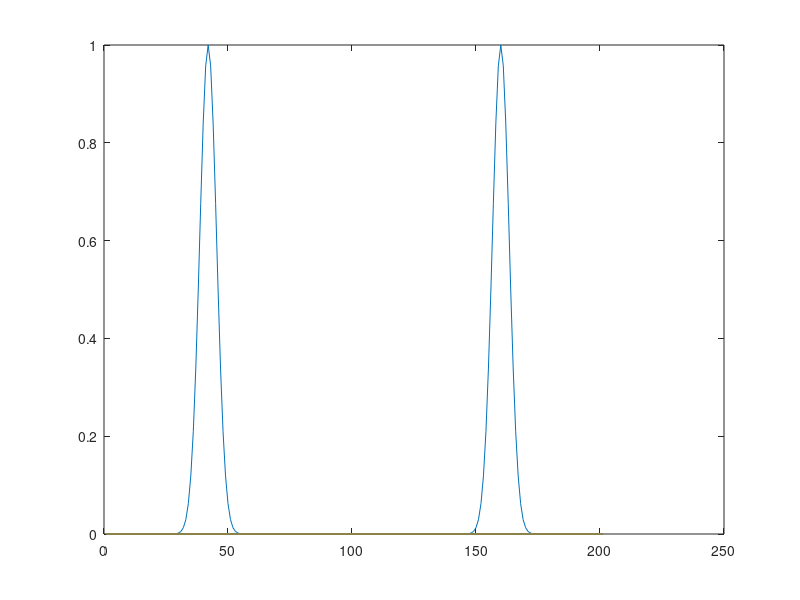
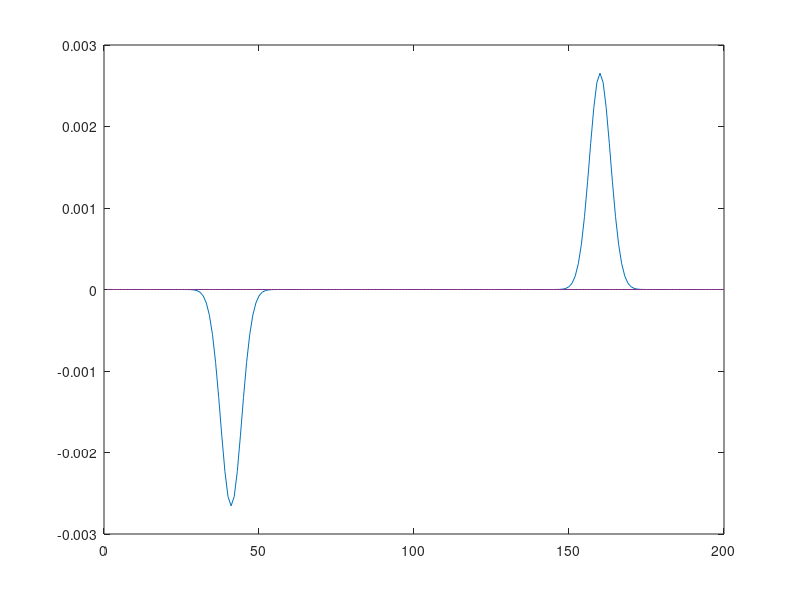

Source code (MATLAB) for these figures, in order:
%% Calcul de FDTD - Ondes planes
% 1D ==> Equations de Maxwell
clear
close all
clc

%% Definition des constantes 
eps0 = 8.8542*power(10,-12);
mu0 = 4*pi*power(10,-7);

%% Maillage : Discrétisation spatiale
L = 2; % Longeur du domaine de calcul
max_space = 201; % Nbr de points spatiaux (Nbr de champs E)
dz = L/(max_space-1);
dt = sqrt(eps0*mu0)*dz;

%% Discrétisation temporelle
max_time = 100;

% Source 
center = 101;
t0 = 40*dt;
spread = 1.6*power(10,-10);

%% Initialisation des champs E et H 
E = zeros(max_space);
H = zeros(max_space-1);

%% Conditions aux limites
% Conditions sur E => pas besoin car E = zeros(.)

E(1) = 0;
E(max_space) = 0;

%% Constantes 
gamma = - 1/eps0*dt/dz;
tau = -1/mu0*dt/dz;    
    
for n=1:max_time
    t = (n-1)*dt;
    
     % Equation : calcul du champ electrique 
    for k=2:max_space-1
        E(k) = E(k) + gamma*(H(k)-H(k-1));
    end
    
    % Source
   % E(center) = exp(-((t-t0)/spread)^2);
   E(center) = exp( -((t-t0)/spread)*((t-t0)/spread));
    
    % Calcul du champ magnetique
    for k=1:max_space-1
        H(k) = H(k) + tau*(E(k+1) - E(k));
    end
end

figure(11)
plot(E)

figure(12)
plot(H)